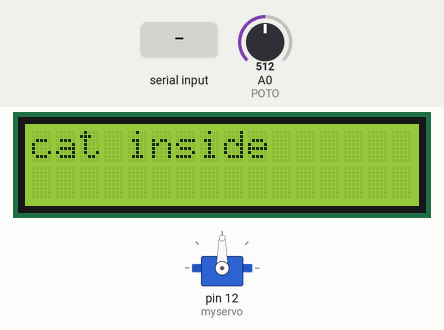
Simulated run of this sketch. Board: Arduino Uno, built with avr-gcc and run on an emulated ATmega328P. Parts: servo, 16×2 character LCD. The test bench sets the inputs (shaded band); at power-on: A0 (POTO) = 512.

Above: at 2.0 s.
2.1 s: "2" received over Serial
At 4.8 s:
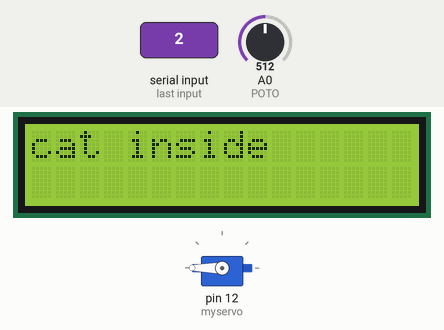
At 10.1 s:
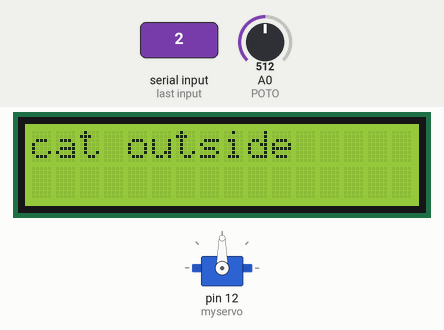
Timing chart, 0 to 21.4 s (numbered marks = the images above; inputs shaded):
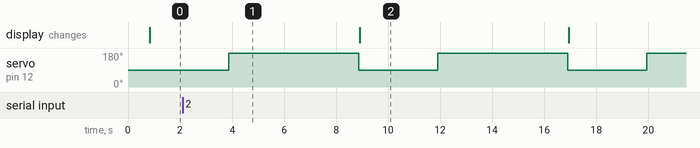

Measured:
- by itself, servo on pin 12 (myservo): alternates 180° for 5.0 s and 90° for 3.0 s

The sketch:

arduino_side.ino
```cpp
#include <Servo.h>
#include <SoftwareSerial.h>
#include <LiquidCrystal_I2C.h>

byte SongID = 4;
#define CMD_SET_VOLUME 0X06//0*06           פקודה להגדרת עוצמת שמע
#define CMD_SEL_DEV 0X09//בחירת התקן
#define DEV_TF 0X02//התקן מסוג SD
#define CMD_PLAY_FOLDER_FILE 0X0F//נגן את הקובץ בתיקיה
#define ARDUINO_RX 4//should connect to TX of the Serial MP3 Player module
#define ARDUINO_TX 2 //connect to RX of the module


Servo myservo;  // create servo object to control a servo
LiquidCrystal_I2C lcd(0x27, 2, 1, 0, 4, 5, 6, 7, 3, POSITIVE);  // Set the LCD I2C address
SoftwareSerial MP3(ARDUINO_RX, ARDUINO_TX);//ראשון RX

bool catOutside = false;
bool flag = true;
bool isCat = false;
const int fileLength = 3000;// זמן למנגינה
byte folder = 1;// שם התיקיה 01 שם השיר 001
const byte POTO = A0;
int positionVal = 0;
int doorOpenDelay=5000;
char inChar='0';
void setup() {
  Serial.begin(9600);
  myservo.attach(12);  // attaches the servo on pin 12 to the servo object
  lcd.begin(16, 2); // set up the LCD's number of columns and rows:חייבים להגדיר
  lcd.setCursor(0, 0);//התחלת כתיבה בשורה שניה מקום אפס
  lcd.clear();

  MP3.begin(9600);//איתחול תקשורת טורית   לפי הגדרת סופטוורסריאל
  delay(500);//Wait chip initialization is complete
  sendCommand(CMD_SEL_DEV, DEV_TF);//select TF/SD card
  delay(200);
  sendCommand(CMD_SET_VOLUME, 20);//set volume 0-30


}

void loop() {

  positionVal = analogRead(POTO);

  if(Serial.available()){
    inChar=Serial.read();
  }

  /********************screen************************/
  if (catOutside && !flag) {
    lcd.clear();
    lcd.print("cat outside");
    flag = true;
  }
  if (!catOutside && flag) {
    lcd.clear();
    lcd.print("cat inside");
    flag = false;
  }

  /**********open door when cat is inside***********/
  positionVal = analogRead(POTO);
  if (positionVal >500 && !catOutside) {

    playSong(01, 002);
    delay(fileLength);
    myservo.write(180);     // open door
    delay(doorOpenDelay);
    myservo.write(90);   //close door
    catOutside = true;
  }


  /**********open door when cat is outside***********/
  if (catOutside && inChar == '2') { //computer will send via serial communication
    Serial.println("");
    playSong(01, 001);
    delay(fileLength);
    myservo.write(180);     // open door
    delay(doorOpenDelay);
    myservo.write(90);   //close door
    catOutside = false;

  }

}

  //חייבים
  void playSong(byte folder, byte song) {
  sendCommand(CMD_PLAY_FOLDER_FILE, folder, song);
  }

  void sendCommand(byte command, unsigned int dat) {
  static byte Send_buf[8] = {0} ;
  delay(20);
  Send_buf[0] = 0x7e; //starting byte
  Send_buf[1] = 0xff; //version
  Send_buf[2] = 0x06; //the number of bytes of the command without starting byte and ending byte
  Send_buf[3] = command; //
  Send_buf[4] = 0x00;//0x00 = no feedback, 0x01 = feedback
  Send_buf[5] = (byte)(dat >> 8);//datah
  Send_buf[6] = (byte)(dat); //datal
  Send_buf[7] = 0xef; //ending byte
  for (byte i = 0; i < 8; i++) {
    MP3.write(Send_buf[i]) ;
  }
  }

  //חייבים
  void sendCommand(byte command, byte datH, byte datL)
  {
  static byte Send_buf[8] = {0} ;
  delay(20);
  Send_buf[0] = 0x7e; //starting byte
  Send_buf[1] = 0xff; //version
  Send_buf[2] = 0x06; //the number of bytes of the command without starting byte and ending byte
  Send_buf[3] = command; //
  Send_buf[4] = 0x00;//0x00 = no feedback, 0x01 = feedback
  Send_buf[5] = datH;//datah
  Send_buf[6] = datL; //datal
  Send_buf[7] = 0xef; //ending byte
  for (byte i = 0; i < 8; i++) {
    MP3.write(Send_buf[i]) ;
  }
  }
```
